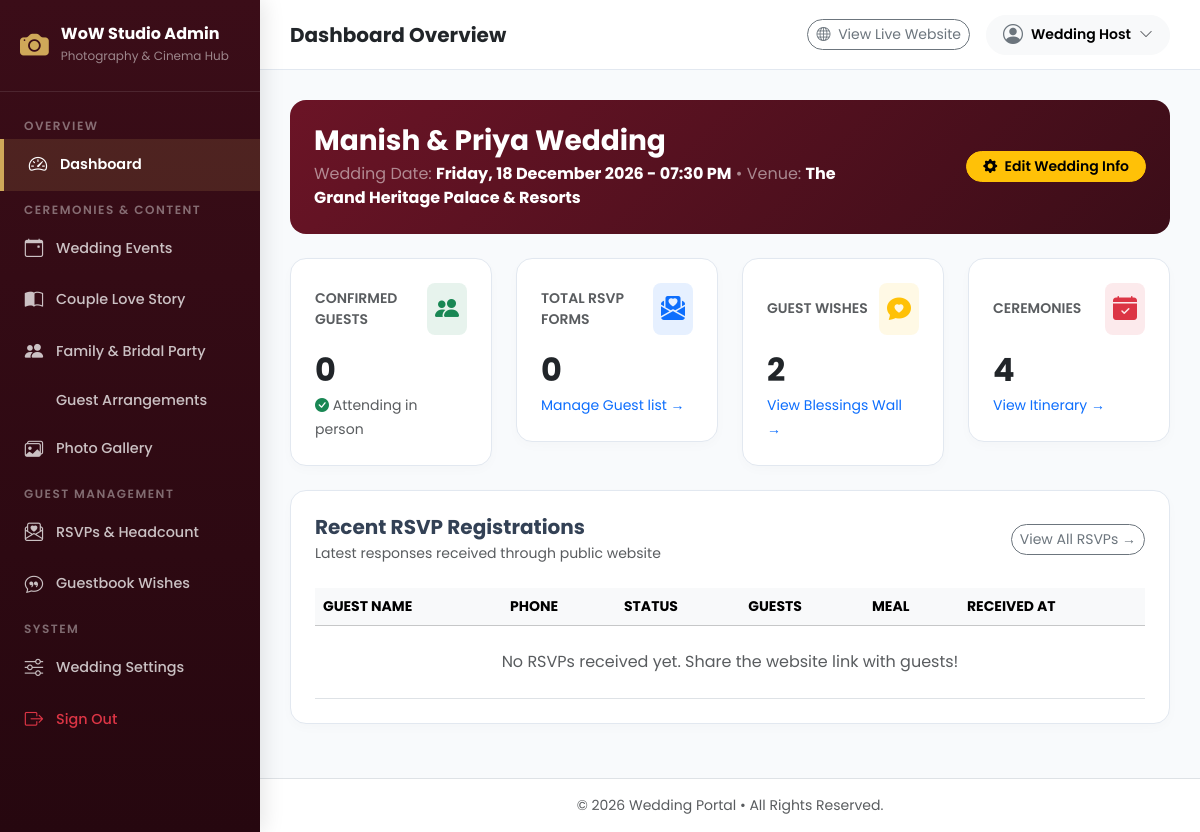
The page /admin/index.php (signed in) on the database its author committed.
### tables this page shows
CREATE TABLE IF NOT EXISTS `wedding_settings` (
    `id` INT AUTO_INCREMENT PRIMARY KEY,
    `groom_name` VARCHAR(100) NOT NULL DEFAULT 'Manish',
    `bride_name` VARCHAR(100) NOT NULL DEFAULT 'Priya',
    `groom_bio` TEXT NULL,
    `bride_bio` TEXT NULL,
    `groom_photo` VARCHAR(255) NULL,
    `bride_photo` VARCHAR(255) NULL,
    `wedding_date` DATETIME NOT NULL DEFAULT '2026-12-18 19:30:00',
    `venue_name` VARCHAR(200) NOT NULL DEFAULT 'The Grand Heritage Palace & Resorts',
    `venue_address` TEXT NOT NULL,
    `venue_map_url` TEXT NULL,
    `contact_phone` VARCHAR(50) NOT NULL DEFAULT '+91 98765 43210',
    `contact_email` VARCHAR(100) NOT NULL DEFAULT 'info@manishwedspriya.com',
    `hero_title` VARCHAR(255) NOT NULL DEFAULT 'We Are Getting Married!',
    `hero_subtitle` VARCHAR(255) NOT NULL DEFAULT 'Join us to celebrate the auspicious union of two souls and families.',
    `invitation_text` TEXT NULL,
    `bg_music_url` VARCHAR(255) NULL,
    `updated_at` TIMESTAMP DEFAULT CURRENT_TIMESTAMP ON UPDATE CURRENT_TIMESTAMP
);

### admin/view/dashboard/html/index.php (the view, shortened to what this page needs)
<?php
$db = \Config\Database::connect();
$totalRsvps = (int)$db->query("SELECT COUNT(*) FROM rsvps")->fetchColumn();
$attendingGuests = (int)$db->query("SELECT COALESCE(SUM(guest_count), 0) FROM rsvps WHERE attending = 'attending'")->fetchColumn();
$totalWishes = (int)$db->query("SELECT COUNT(*) FROM wishes")->fetchColumn();
$totalEvents = (int)$db->query("SELECT COUNT(*) FROM wedding_events")->fetchColumn();
$wedding = $db->query("SELECT * FROM wedding_settings WHERE id = 1 LIMIT 1")->fetch();
$recentRsvps = $db->query("SELECT * FROM rsvps ORDER BY id DESC LIMIT 5")->fetchAll();
?>
<div class="p-4 rounded-4 mb-4" style="background: linear-gradient(135deg, #6b1426, #3b0d18); color: #ffffff;">
    <div class="row align-items-center">
        <div class="col-md-8">
            <h3 class="fw-bold mb-1">
                <?= htmlspecialchars($wedding['groom_name']) ?> &amp; <?= htmlspecialchars($wedding['bride_name']) ?> Wedding
            </h3>
            <p class="mb-0 text-white-50">
                Wedding Date: <strong class="text-white"><?= date('l, d F Y - h:i A', strtotime($wedding['wedding_date'])) ?></strong> &bull; Venue: <strong class="text-white"><?= htmlspecialchars($wedding['venue_name']) ?></strong>
            </p>
        </div>
        <div class="col-md-4 text-md-end mt-3 mt-md-0">
            <a href="index.php?module=settings" class="btn btn-warning btn-sm fw-semibold rounded-pill px-3">
                <i class="bi bi-gear-fill me-1"></i> Edit Wedding Info
            </a>
        </div>
    </div>
</div>
<div class="row g-4 mb-4">
    <div class="col-xl-3 col-sm-6">
        <div class="stat-card">
            <div class="d-flex justify-content-between align-items-center mb-3">
                <span class="text-muted small text-uppercase fw-semibold">Confirmed Guests</span>
                <div class="rounded-3 p-2 bg-success bg-opacity-10 text-success">
                    <i class="bi bi-people-fill fs-4"></i>
                </div>
            </div>
            <h2 class="fw-bold mb-1 text-dark"><?= number_format($attendingGuests) ?></h2>
            <small class="text-muted"><i class="bi bi-check-circle-fill text-success"></i> Attending in person</small>
        </div>
    </div>
    <div class="col-xl-3 col-sm-6">
        <div class="stat-card">
            <div class="d-flex justify-content-between align-items-center mb-3">
                <span class="text-muted small text-uppercase fw-semibold">Total RSVP Forms</span>
                <div class="rounded-3 p-2 bg-primary bg-opacity-10 text-primary">
                    <i class="bi bi-envelope-paper-heart-fill fs-4"></i>
                </div>
            </div>
            <h2 class="fw-bold mb-1 text-dark"><?= number_format($totalRsvps) ?></h2>
            <small class="text-muted"><a href="index.php?module=rsvps" class="text-decoration-none">Manage Guest list &rarr;</a></small>
        </div>
    </div>
    <div class="col-xl-3 col-sm-6">
        <div class="stat-card">
            <div class="d-flex justify-content-between align-items-center mb-3">
                <span class="text-muted small text-uppercase fw-semibold">Guest Wishes</span>
                <div class="rounded-3 p-2 bg-warning bg-opacity-10 text-warning">
                    <i class="bi bi-chat-heart-fill fs-4"></i>
                </div>
            </div>
            <h2 class="fw-bold mb-1 text-dark"><?= number_format($totalWishes) ?></h2>
            <small class="text-muted"><a href="index.php?module=wishes" class="text-decoration-none">View Blessings Wall &rarr;</a></small>
        </div>
    </div>
    <div class="col-xl-3 col-sm-6">
        <div class="stat-card">
            <div class="d-flex justify-content-between align-items-center mb-3">
                <span class="text-muted small text-uppercase fw-semibold">Ceremonies</span>
                <div class="rounded-3 p-2 bg-danger bg-opacity-10 text-danger">
                    <i class="bi bi-calendar-check-fill fs-4"></i>
                </div>
            </div>
            <h2 class="fw-bold mb-1 text-dark"><?= number_format($totalEvents) ?></h2>
            <small class="text-muted"><a href="index.php?module=events" class="text-decoration-none">View Itinerary &rarr;</a></small>
        </div>
    </div>
</div>
<div class="table-card p-4 mb-4">
    <div class="d-flex justify-content-between align-items-center mb-4">
        <div>
            <h5 class="fw-bold mb-1">Recent RSVP Registrations</h5>
            <p class="text-muted small mb-0">Latest responses received through public website</p>
        </div>
        <a href="index.php?module=rsvps" class="btn btn-outline-secondary btn-sm rounded-pill">
            View All RSVPs &rarr;
        </a>
    </div>
    <div class="table-responsive">
        <table class="table table-hover align-middle mb-0">
            <thead class="table-light small text-uppercase text-muted">
                <tr>
                    <th>Guest Name</th>
                    <th>Phone</th>
                    <th>Status</th>
                    <th>Guests</th>
                    <th>Meal</th>
                    <th>Received At</th>
                </tr>
            </thead>
            <tbody>
                <?php if (empty($recentRsvps)): ?>
                    <tr><td colspan="6" class="text-center py-4 text-muted">No RSVPs received yet. Share the website link with guests!</td></tr>
                <?php endif; ?>
            </tbody>
        </table>
    </div>
</div>

### admin/layout/header.php (style rules this page uses)
:root { --sidebar-width: 260px; --brand-dark: #3b0d18; --brand-accent: #8b1c36; --brand-gold: #cfa859; --bg-light: #f8fafc; }
body { font-family: 'Poppins', sans-serif; background-color: var(--bg-light); color: #334155; min-height: 100vh; }
.stat-card { background: #ffffff; border-radius: 16px; padding: 24px; border: 1px solid #e2e8f0; box-shadow: 0 4px 12px rgba(0, 0, 0, 0.02); transition: transform 0.2s; }
.table-card { background: #ffffff; border-radius: 16px; border: 1px solid #e2e8f0; overflow: hidden; box-shadow: 0 4px 12px rgba(0, 0, 0, 0.02); }

### rows shown on the page
wedding_settings: groom_name "Manish", bride_name "Priya", wedding_date "Friday, 18 December 2026 - 07:30 PM", venue_name "The Grand Heritage Palace & Resorts"

### other values the page prints
$pageTitle "Dashboard Overview"
$adminUser['name'] "Wedding Host"
$attendingGuests "0"
$totalRsvps "0"
$totalWishes "2"
$totalEvents "4"
